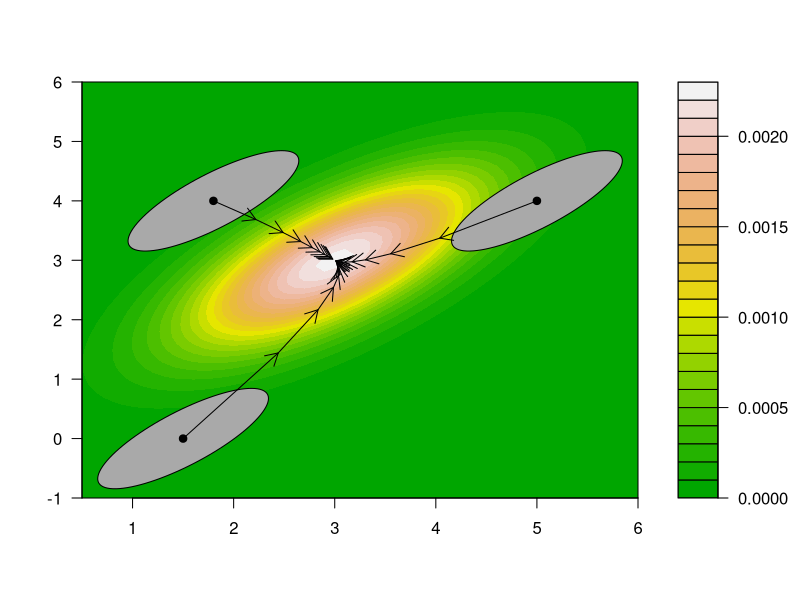

This chart was generated by the following R code:
library(lattice)
library(mvtnorm)
library(numDeriv)
library(ellipse)

w_cov = matrix(c(1, 0.7, 0.7, 1), ncol = 2)
G = matrix(c(1, 0.8, 0.8, 1)/2, ncol = 2)

W_bar = function(x) {
    log(
    dmvnorm(x, mean = c(3, 3), sigma = w_cov))
}

x <- seq(0.5, 6, 0.1) ## valores para mu
y <- seq(-1, 6, 0.1)
X <- as.matrix( expand.grid(x, y))
colnames(X) <- c("mu","var")
Z <- vector()
for(i in 1:nrow(X)){
  Z[i] <- W_bar(c(X[i,1], X[i,2]))
}
Z = exp(Z - log(sum(exp(Z))))
b <- matrix(Z, length(x))

grad = grad(W_bar, c(5, 5)) 
gen = 10

png("singlepeaklandscape.png", width = 948, height = 567)
filled.contour(x, y, z = b,color = terrain.colors,
               plot.axes = { 
                 axis(1); 
                 axis(2);
                 current_gen = c(1.8,4)
                 polygon(ellipse(0.8, centre = current_gen, level = 0.3), type = 'l', col = "darkgray")
                 points(current_gen[1], current_gen[2], pch = 19)
                 for(i in 1:gen){
                   next_gen = current_gen + G%*%grad(W_bar, t(current_gen))
                   arrows(current_gen[1], current_gen[2], next_gen[1], next_gen[2], pch = 18, length = 0.14)
                   current_gen = next_gen
                 }
                 current_gen = c(1.5,0)
                 polygon(ellipse(0.8, centre = current_gen, level = 0.3), type = 'l', col = "darkgray")
                 points(current_gen[1], current_gen[2], pch = 19)
                 for(i in 1:gen){
                   next_gen = current_gen + G%*%grad(W_bar, t(current_gen))
                   arrows(current_gen[1], current_gen[2], next_gen[1], next_gen[2], pch = 18, length = 0.14)
                   current_gen = next_gen
                 }
                 current_gen = c(5,4)
                 polygon(ellipse(0.8, centre = current_gen, level = 0.3), type = 'l', col = "darkgray")
                 points(current_gen[1], current_gen[2], pch = 19)
                 for(i in 1:gen){
                   next_gen = current_gen + G%*%grad(W_bar, t(current_gen))
                   arrows(current_gen[1], current_gen[2], next_gen[1], next_gen[2], pch = 18, length = 0.14)
                   current_gen = next_gen
                 }
               }
)
dev.off()
